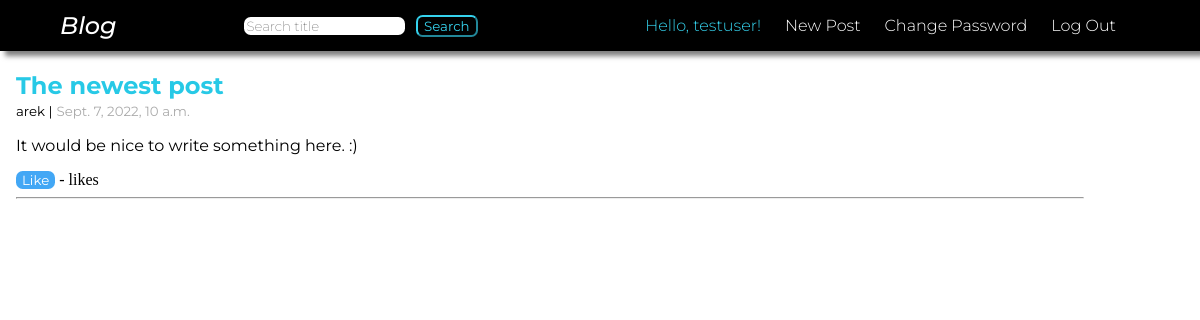
The app's page /page/10 (signed in) with its own data.
### pages/models.py (models this page shows, shortened)
class Page(models.Model):
    title = models.CharField(max_length=155)
    author = models.ForeignKey("auth.User", on_delete=models.CASCADE)
    body = models.TextField(max_length=255, blank=True)
    created = models.DateTimeField(auto_now_add=True)
    likes = models.ManyToManyField("auth.User", related_name="blog_posts")
    def total_likes(self):
        return self.likes.count()
    class Meta:
        ordering = ["-created"]

### pages/views.py (the view)
# urls.py: path("page/<int:pk>", PageDetailView.as_view(), name="pages_detail"),
class PageDetailView(LoginRequiredMixin, DetailView):
    model = Page
    template_name = "pages_detail.html"
    def get_context_data(self, **kwargs):
        certain_page = get_object_or_404(Page, id=self.kwargs["pk"])
        total_likes = certain_page.total_likes()
        liked = False
        if certain_page.likes.filter(id=self.request.user.id).exists():
            liked = True
        context = super(PageDetailView, self).get_context_data(**kwargs)
        context["total_likes"] = total_likes
        context["liked"] = liked
        return context

### templates/pages_detail.html (shortened to what this page needs)
{% extends 'base.html' %}
{% load static %}
{% block content %}
<div class="page-list">
    <h2><a href="{% url 'pages_detail' page.pk %}">{{ page.title }}</a></h2>
    <small>{{ page.author }} |</small>
    <small class="time">{{ page.created }}</small>
    <p>{{ page.body }}</p>
    <form action="{% url 'like_post' page.pk %}" method="post">{% csrf_token %}
        {% if liked %}
        <button type="submit" name="page_id" value="{{ page.id }}" class="btn-unlike">Unlike</button>
        {% else %}
        <button type="submit" name="page_id" value="{{ page.id }}" class="btn-like">Like</button>
        {% endif %}
        {{ post.likes.count }} - likes
    </form>
    <hr class="post-separator">
</div>
{% endblock content %}

### templates/base.html (shortened to what this page needs)
{% load static %}
<!DOCTYPE html>
<html lang="en">
<head>
    <link rel="stylesheet" href="{% static 'css/base.css' %}">
</head>
<body>
    <div class="head">
        <header>
            <a class="logo" href="{% url 'home' %}">Blog</a>
            <form action="{% url 'search_title' %}" method=POST>
                <input class="nav-search" type='search' placeholder="Search title" autocomplete="off", name="searched">
                <button class="btn-search" type="submit">Search</button>
            </form>
            <nav>
                <ul>
                    {% if user.is_authenticated %}
                        <li>Hello, {{ user.username }}!</li>
                        <li><a href="{% url 'create_post' %}">New Post</a></li>
                        <li><a href="{% url 'password_change' %}">Change Password</a></li>
                        <li><a href="{% url 'logout' %}">Log Out</a></li>
                    {% else %}
                        <li><a href="{% url 'login' %}">Login</a></li>
                        <li><a href="{% url 'signup' %}">Sign Up</a></li>
                     {% endif %}
                 </ul>
             </nav>
        </header>
    </div>
    {% block content %}
    {% endblock content %}
</body>
</html>

### static/css/base.css (style rules this page uses)
body { margin: 0; }
a { text-decoration: none; }
header { display: flex; justify-content: space-between; box-shadow: 5px 5px 5px rgba(0, 0, 0, 0.5); }
h2 { font-family: "Montserrat", sans-serif; font-weight: 500; font-weight: bold; margin-bottom: .1em; }
h2 a { color: rgb(39, 201, 230); text-decoration: double; }
hr { width: 90%; margin-left: 0; margin-right: 0; }
form p, p { font-family: "Montserrat", sans-serif; font-weight: 400; }
.page-list { margin-left: 1em; }
.head { background-color: black; margin: 0; width: 100% }
ul { list-style: none; display: flex; font-family: "Montserrat", sans-serif; font-weight: 300; }
li { color: rgb(53, 210, 237); padding-right: 1.5em; }
li a { color: rgb(255, 255, 255); }
.logo { font-family: "Montserrat", sans-serif; font-weight: 500; font-style: italic; font-size: 1.5rem; text-decoration: none; color: white; }
header { display: flex; justify-content: space-between; align-items: center; padding: 0 5%; }
.nav-search { border-radius: 0.5em; border-style: none; font-family: "Montserrat", sans-serif; font-weight: 200; }
.btn-search { margin-left: .5em; border-radius: 0.5em; border-color: rgb(53, 210, 237); background-color: black; color: rgb(53, 210, 237); font-family: "Montserrat", sans-serif; cursor: pointer; transition: color .2s, background-color .2s; }
.time { color: rgb(171, 171, 171); }
small { font-family: "Montserrat", sans-serif; }
.btn-like, .btn-unlike { border-radius: 0.5em; font-family: "Montserrat", sans-serif; border: none; }
.btn-like { background-color: rgb(66, 167, 245); color: white; }

### records on screen
Page: title "The newest post", author "arek", created "Sept. 7, 2022, 10 a.m.", body "It would be nice to write something here. :)"

### other values on screen
{{ user.username }} "testuser"
